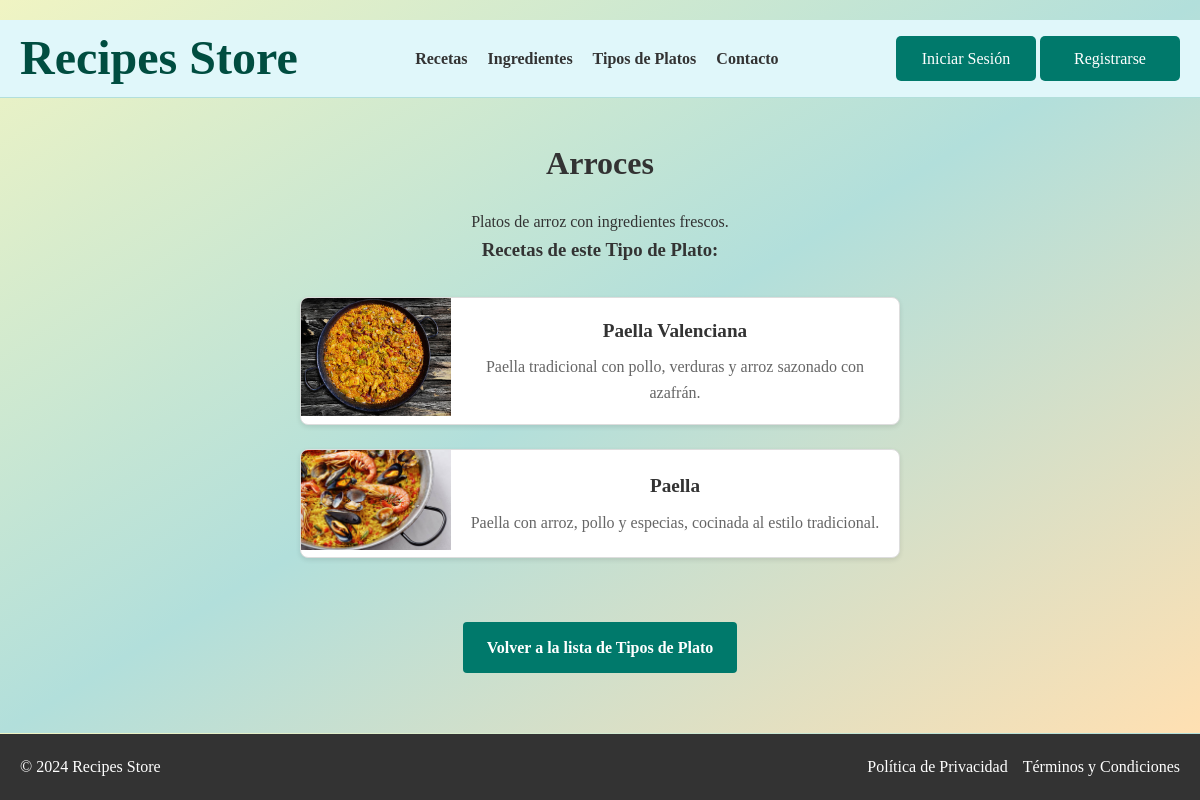
The page /tipos_plato/6/ on the database its author committed.
### appRecetario/models.py (models this page shows, shortened)
class TipoPlato(models.Model):
    nombre = models.CharField(max_length=100)
    descripcion = models.TextField()
    imagen = models.ImageField(upload_to='tipoPlato/', blank=True, null=True)

class Receta(models.Model):
    nombre = models.CharField(max_length=100)
    tipo_plato = models.ForeignKey('TipoPlato', on_delete=models.CASCADE)
    ingredientes = models.ManyToManyField('Ingrediente')
    imagen = models.ImageField(upload_to='recetas/', blank=True, null=True)
    descripcion = models.TextField(blank=True, null=True)
    proceso = models.TextField(null=True, blank=True)

### appRecetario/views.py (the view)
# urls.py: path('tipos_plato/<int:id>/', views.detail_tipo_plato, name='detail_tipo_plato'),
def detail_tipo_plato(request, id):
    tipo_plato = get_object_or_404(TipoPlato, id=id)
    recetas = tipo_plato.receta_set.all()  # Obtiene las recetas asociadas al tipo de plato
    context = {
        'tipo_plato': tipo_plato,
        'recetas': recetas,
    }
    return render(request, 'tipos_plato/detail.html', context)

### appRecetario/templates/tipos_plato/detail.html (shortened to what this page needs)
{% extends 'base.html' %}
{% load static %}
{% block extrastyle %}
<link rel="stylesheet" href="{% static 'styleDetalles.css' %}">
{% endblock %}
{% block contenido %}
<h2>{{ tipo_plato.nombre }}</h2>
<p>{{ tipo_plato.descripcion }}</p>
<h3>Recetas de este Tipo de Plato:</h3>
<div class="recipes-container">
    {% for receta in tipo_plato.receta_set.all %}
    <a href="{% url 'detail_receta' receta.id %}" class="recipe-card-rectangular">
        <div class="recipe-image-rectangular">
            {% if receta.imagen %}
                <img src="{{ receta.imagen.url }}" alt="{{ receta.nombre }}">
            {% else %}
                <img src="{% static 'images/default.jpg' %}" alt="Imagen no disponible">
            {% endif %}
        </div>
        <div class="recipe-text-rectangular">
            <h4>{{ receta.nombre }}</h4>
            <p>{{ receta.descripcion|truncatewords:10 }}</p>
        </div>
    </a>
    {% empty %}
    <p>No hay recetas disponibles para este tipo de plato.</p>
    {% endfor %}
</div>
<a href="{% url 'list_tipos_plato' %}" class="btn-volver">Volver a la lista de Tipos de Plato</a>
{% endblock %}

### appRecetario/static/style.css (style rules this page uses)
* { margin: 0; padding: 0; box-sizing: border-box; font-family: 'Georgia', serif; }
body { background-color: #F8F8F8; color: #333; line-height: 1.6; }
.main-content h2 { font-size: 2em; margin-bottom: 20px; color: #333; }
.recipes-container { display: grid; grid-template-columns: repeat(auto-fit, minmax(250px, 1fr)); gap: 20px; }
body { background: linear-gradient(to bottom right, #f0f4c3, #b2dfdb, #ffe0b2); padding: 20px 0; }
.btn-volver { display: inline-block; padding: 12px 20px; background-color: #00796b !important; color: white !important; border-radius: 5px; text-decoration: none; font-weight: bold; text-align: center; transition: background-color 0.3s ease; }

### appRecetario/static/styleDetalles.css (style rules this page uses)
.categories-container, .recipes-container { display: flex; flex-direction: column; gap: 1.5rem; justify-content: center; padding: 2rem; }
.category-card-rectangular, .recipe-card-rectangular { display: flex; align-items: center; text-decoration: none; color: #000; background: #fff; border: 1px solid #ddd; border-radius: 8px; overflow: hidden; width: 100%; max-width: 600px; margin: 0 auto; box-shadow: 0 2px 5px rgba(0, 0, 0, 0.1); transition: transform 0.2s ease, box-shadow 0.2s ease; }
.category-image-rectangular, .recipe-image-rectangular { flex-shrink: 0; width: 150px; height: 100%; overflow: hidden; }
.category-image-rectangular img, .recipe-image-rectangular img { width: 100%; height: 100%; object-fit: cover; }
.category-text-rectangular, .recipe-text-rectangular { flex: 1; padding: 1rem; }
.category-text-rectangular h4, .recipe-text-rectangular h4 { font-size: 1.2rem; margin-bottom: 0.5rem; color: #333; }
.category-text-rectangular p, .recipe-text-rectangular p { font-size: 1rem; color: #666; }
.btn-volver { display: inline-block; margin-top: 2rem; padding: 0.8rem 1.5rem; color: #fff; background-color: #006b5f; text-decoration: none; border-radius: 4px; text-align: center; transition: background-color 0.2s ease; }

### rows shown on the page
TipoPlato: nombre "Arroces", descripcion "Platos de arroz con ingredientes frescos."
Receta: imagen (picture), nombre "Paella Valenciana", descripcion "Paella tradicional con pollo, verduras y arroz sazonado con azafrán."
Receta: imagen (picture), nombre "Paella", descripcion "Paella con arroz, pollo y especias, cocinada al estilo tradicional."
